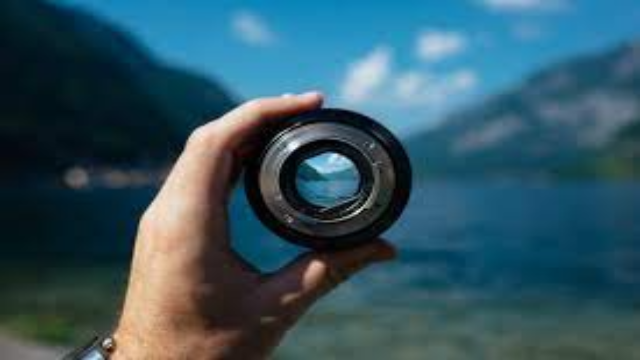
#> input picture tests/img3.png, 640 x 360 px, found by its file name
$ python blob_detector_attempt.py
#> lines starting #> are read from the running program, lines starting #| are printed output that depends on the picture; long printed decimals are rounded
import cv2
import numpy as np


def perspective_transform(image, src, dst):
    M = cv2.getPerspectiveTransform(src, dst)
    warped = cv2.warpPerspective(image, M, (382, 269))
    return warped


def find_position(image, src, dst, object_pt):
    # Perform the perspective transform
    M = cv2.getPerspectiveTransform(src, dst)
    warped = perspective_transform(image, src, dst)

    # Find the position of the object in the transformed image
    object_pt_transformed = np.dot(M, np.array([object_pt[0], object_pt[1], 1]))
    object_pt_transformed = object_pt_transformed / object_pt_transformed[2]

    return object_pt_transformed[0:2]


if __name__ == '__main__':
    # Load the image
    image = cv2.imread('img3.png')
#> image is the input picture: shape (360, 640, 3); mean B, G, R 99.5, 86.2, 51.8

    # Define the source and destination points for the perspective transform
    src = np.float32([[0, 0], [0, image.shape[0]], [image.shape[1], image.shape[0]], [image.shape[1], 0]])
#> src = [[0, 0], [0, 360], [640, 360], [640, 0]]
    # dst = np.float32([[100, 0], [0, image.shape[0]], [image.shape[1] - 100, image.shape[0]], [image.shape[1], 0]])
    dst = np.float32([[0, 0], [134, 269], [248, 269], [382, 0]])

    # Define the position of the object in the original image
    object_pt = [320, 180]

    resmatrix = cv2.getPerspectiveTransform(src, dst)
    resultimage = cv2.warpPerspective(image, resmatrix, (382, 269))
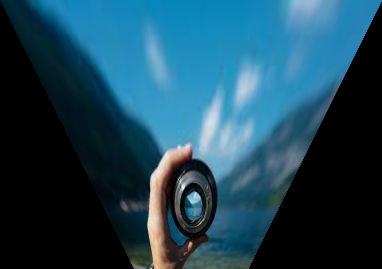
#> resultimage: shape (269, 382, 3); mean B, G, R 88.1, 69.3, 29.2

    # object_pt_transformed = np.dot(resmatrix, np.array([object_pt[0], object_pt[1], 1]))
    # object_pt_transformed = object_pt_transformed / object_pt_transformed[2]

    # Find the position of the object relative to the base of the camera
    object_position = find_position(image, src, dst, object_pt)
#> object_position = [191, 207.2]

    print("Object position relative to the base of the camera:", object_position)
#| Object position relative to the base of the camera: [191.        207.173]
    # importing the module cv2 and numpy

    while True:
    #     # reading the image which is to be transformed
    #     image = cv2.imread('img3.png')
    #     # specifying the points in the source image which is to be transformed to the corresponding points in the destination image
    #     srcpts = np.float32([[0, 0], [0, image.shape[0]], [image.shape[1], image.shape[0]], [image.shape[1], 0]])
    #     destpts = np.float32([[0, 0], [134, 268], [382-134, 268], [382, 0]])
    #     # applying PerspectiveTransform() function to transform the perspective of the given source image to the corresponding points in the destination image
    #     resmatrix = cv2.getPerspectiveTransform(srcpts, destpts)
    #     # applying warpPerspective() function to display the transformed image
    #     resultimage = cv2.warpPerspective(image, resmatrix, (382, 331))
    #     # displaying the original image and the transformed image as the output on the screen
        cv2.imshow('frame', image)
        cv2.imshow('frame1', resultimage)
        if cv2.waitKey(24) == 27:
#> (key Esc is pressed here)
            break

$ run again, with tests/img2.png copied over tests/img3.png
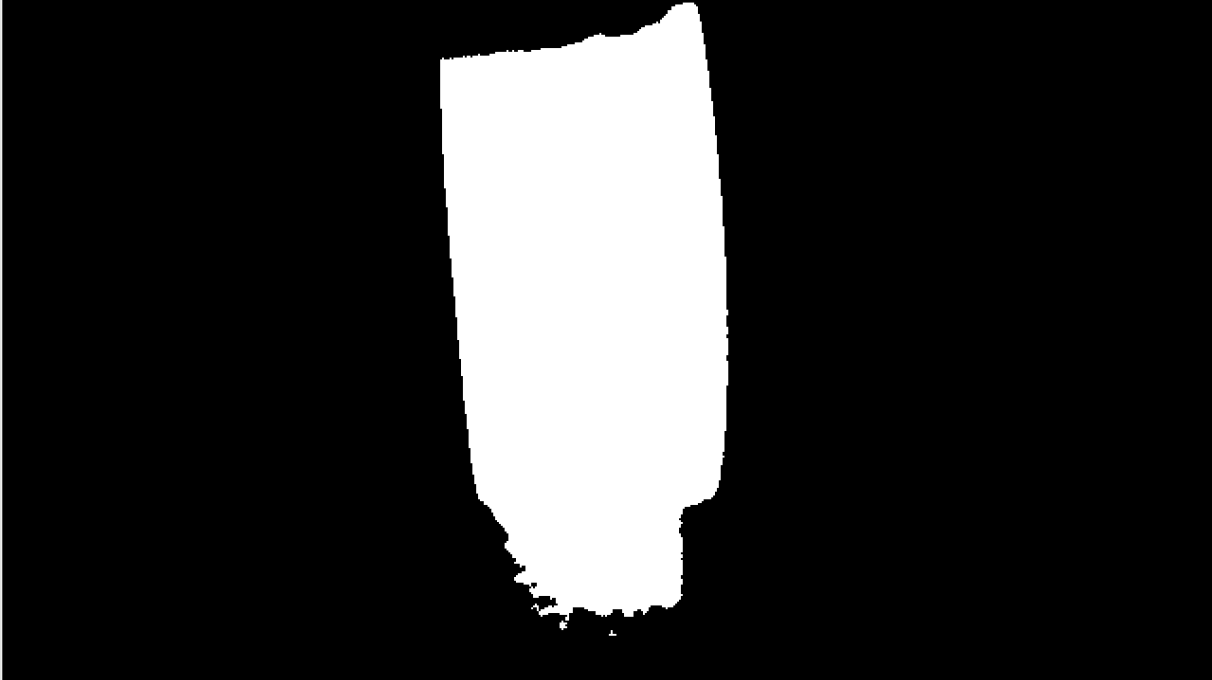
#> input picture tests/img2.png, 1212 x 680 px, found by its file name
#> image is the input picture: shape (680, 1212, 3); mean B, G, R 44.4, 44.4, 44.4
#> `resultimage = cv2.warpPerspective(image, resmatrix, (382, 269))`:
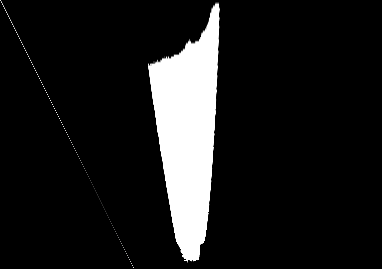
#> resultimage: shape (269, 382, 3); mean B, G, R 27.4, 27.4, 27.4
#> object_position = [135.4, 147.1]
#| Object position relative to the base of the camera: [135.435 147.077]
